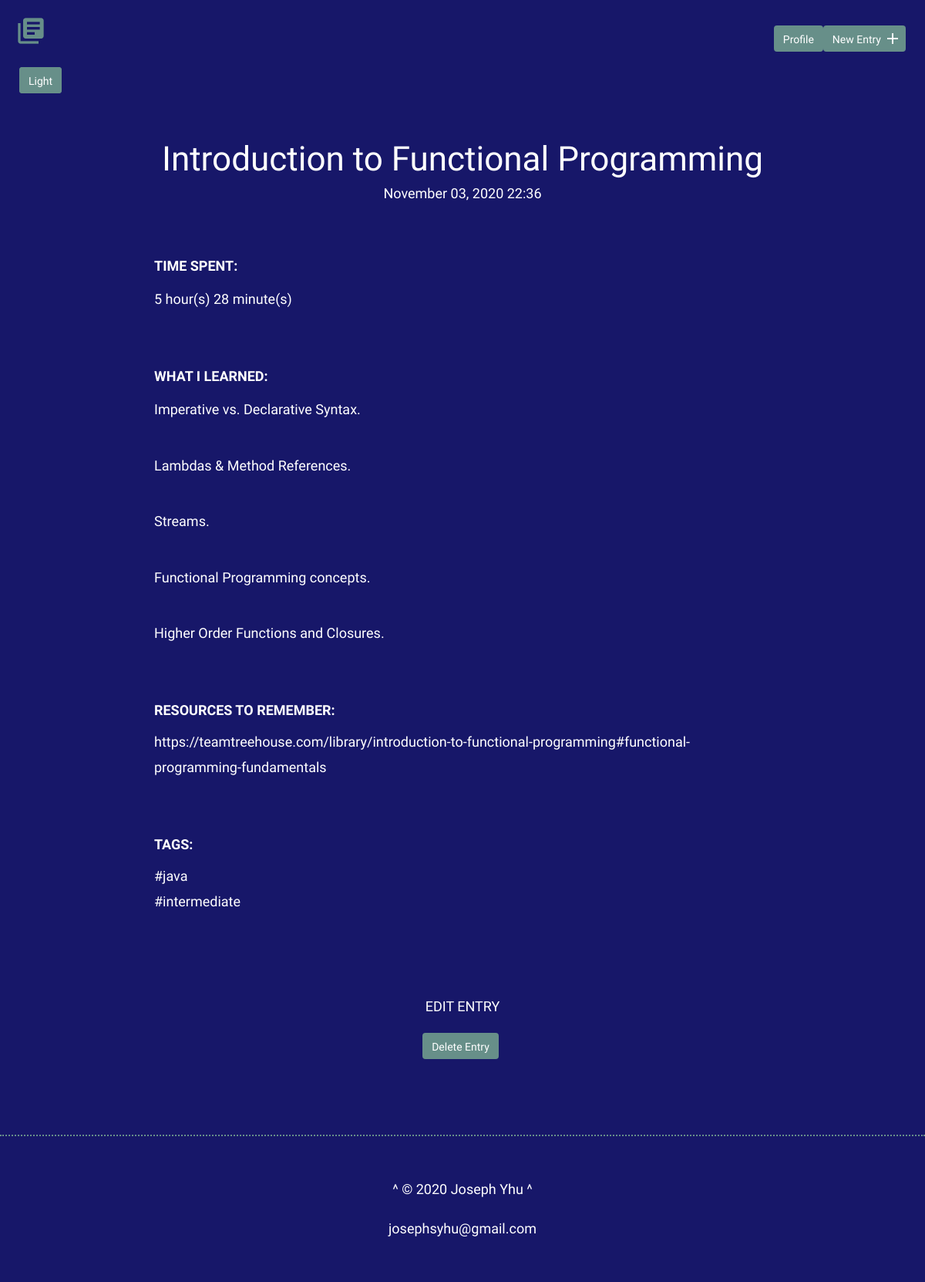
Page /detail.php?id=38 on the earlier database version.
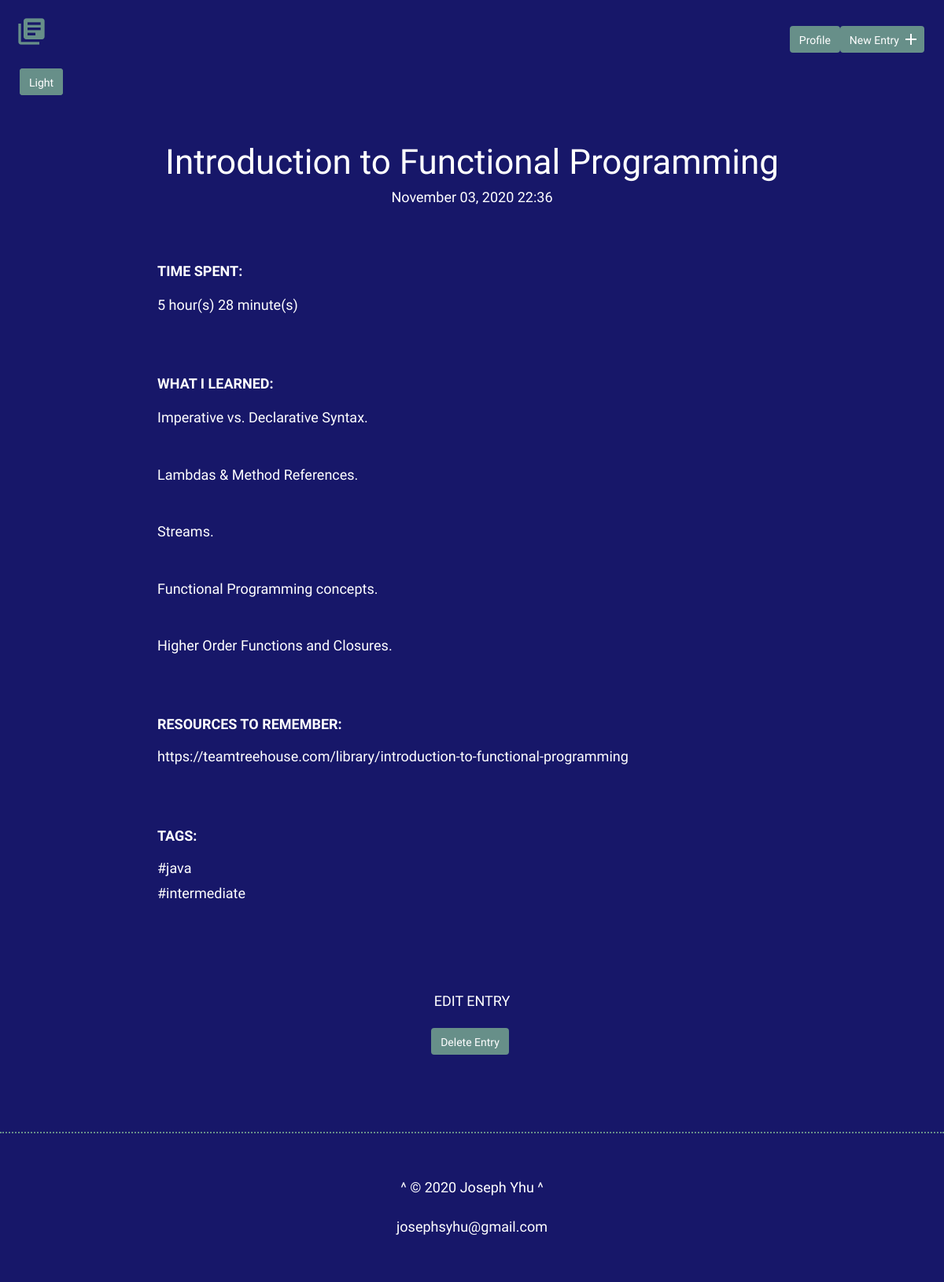
Same page on the later database version.
### tables this page shows
CREATE TABLE "entries" (
	"id"	INTEGER NOT NULL PRIMARY KEY AUTOINCREMENT,
	"title"	TEXT NOT NULL,
	"date"	TEXT NOT NULL,
	"time"	TEXT NOT NULL,
	"time_spent_h"	INTEGER NOT NULL,
	"time_spent_m"	INTEGER NOT NULL,
	"learned"	BLOB NOT NULL,
	"resources"	BLOB
);

### inc/functions.php (called while the page is built, shortened)
<?php
function get_tags($entry_id) {
    include 'connection.php';
    $sql = 'SELECT tag FROM tags ';
    $sql .= 'JOIN entry_tag ON tags.id = entry_tag.tag_id ';
    $sql .= 'JOIN entries ON entry_tag.entry_id = entries.id ';
    $sql .= 'WHERE entries.id = :entry_id';
    try {
        $results = $db->prepare($sql);
        $results->bindValue('entry_id', $entry_id, PDO::PARAM_INT);
        $results->execute();
    } catch (Exception $e) {
        echo "Error: " . $e->getMessage() . "<br>";
        return array();
    }
    return $results->fetchAll(PDO::FETCH_COLUMN, 0);
}
function get_entry($entry_id) {
    include 'connection.php';
    $sql = "SELECT * FROM entries WHERE id = :id";
    try {
        $results = $db->prepare($sql);
        $results->bindValue('id', $entry_id, PDO::PARAM_INT);
        $results->execute();
    } catch (Exception $e) {
        echo "Error: " . $e->getMessage() . "<br>";
        return false;
    }
    return $results->fetch();
}

### detail.php (the view, shortened to what this page needs)
<?php
require 'inc/functions.php';
$id = filter_input(INPUT_GET, 'id', FILTER_SANITIZE_NUMBER_INT);
$item = get_entry($id);
include 'inc/header.php';
?>
    <section>
      <div class="container">
        <a href="detail_l.php?id=<?php echo $id; ?>" class="button">Light</a>
        <div class="entry-list single">
          <article>
            <h1><?php echo $item['title']; ?></h1>
            <time datetime="<?php $item['date'] . " " . $item['time']; ?>"><?php echo date('F d, Y H:i', strtotime($item['date'] . " " . $item['time'])); ?></time>
            <div class='entry'>
              <h3>Time Spent: </h3>
              <p><?php echo $item['time_spent_h'] . " hour(s) " . $item['time_spent_m'] . " minute(s)"; ?></p>
            </div>
            <div class='entry'>
              <h3>What I Learned:</h3>
              <?php foreach (explode("\n", $item['learned']) as $learned) {
                  echo "<p>" . $learned . "</p>";
              }
              ?>
            </div>
            <div class='entry'>
              <h3>Resources to Remember:</h3>
              <?php
              if (isset($item['resources'])) {
                  echo "<ul>";
                  foreach (explode(',', $item['resources']) as $resource) {
                      if (stripos(trim($resource), 'http://') === 0 or stripos(trim($resource), 'https://') === 0) {
                          echo "<li><a href='" . strtolower(trim($resource)) . "' target='_blank'>" . strtolower(trim($resource)) . "</a></li>";
                      } else {
                          echo "<li>" . trim($resource) . "</li>";
                      }
                  }
                  echo "</ul>";
              }
              ?>
            </div>
            <div class='entry'>
              <h3>Tags:</h3>
              <?php
              $tags = get_tags($id);
              echo "<ul>";
              foreach ($tags as $tag) {
                  echo "<li><a href='tags.php?tag=" . $tag . "'>#" . $tag . "</a></li>";
              }
              echo "</ul>";
              ?>
            </div>
          </article>
        </div>
      </div>
      <div class="edit">
        <p><a href="edit.php?id=<?php echo $id; ?>">Edit Entry</a></p>
        <p><input type="submit" class="button" value="Delete Entry" onclick="confirmDelete()"></p>
      </div>
    </section>
<?php include 'inc/footer.php'; ?>

### inc/header.php (shortened to what this page needs)
<!DOCTYPE html>
<html>
  <head>
    <link rel="stylesheet" href="css/normalize.css">
    <link rel="stylesheet" href="css/site.css">
  </head>
  <body>
    <header>
      <div class="container">
        <div class="site-header">
          <a class="logo" href="index.php" title="Home"><i class="material-icons">library_books</i></a>
          <a class="button icon-right" href="new.php"><span>New Entry</span> <i class="material-icons">add</i></a>
          <a class="button" href="profile.php">Profile</a>
        </div>
      </div>
    </header>

### inc/footer.php
    <footer>
      <div>
        <p><a href="#">^</a>
        &copy; <?php echo date("Y"); ?> <a href="https://teamtreehouse.com/josephyhu" target="_blank">Joseph Yhu</a>
        <a href="#">^</a></p>
        <p><a href="mailto:josephsyhu@gmail.com" target="_blank">josephsyhu@gmail.com</a></p>
      </div>
    </footer>
  </body>
</html>

### css/site.css (style rules this page uses)
body { font-size: 16px; font-family: 'Cousine', serif; font-weight: 400; color: #fff; background-color: #171769; }
.container { margin: 0 auto; padding: 0 25px; }
header .site-header { margin: 0 auto; height: 95px; }
header .logo i { color: #678f89; margin: 20px 0 0 -5px; float: left; font-size: 40px; }
header .button { float: right; margin: 33px 0 0 0; }
footer { text-align: center; padding: 35px 0; border-top: 2px dotted #678f89; }
a { text-decoration: none; color: #fff; }
.button { padding: 8px 10px 6px 10px; background: #678f89; border: 2px solid #678f89; border-radius: 4px; text-decoration: none; color: #fff; position: relative; text-align: center; font-size: 14px; }
.button.icon-right { padding-right: 30px; }
.button.icon-right i { position: absolute; top: 3px; right: 3px; }
h1, h2, h3 { margin: 0; font-weight: 400; line-height: 1em; color: #fff; }
h1 { font-size: 44px; margin-bottom: 12px; text-align: center; }
h3 { font-size: 18px; font-family: 'Work Sans', serif; font-weight: 600; text-transform: uppercase; }
p { line-height: 1.8em; font-size: 18px; }
p a { padding: 0; }
ul { padding: 0; }
ul li { line-height: 1.8em; font-size: 18px; list-style-type: none; }
ul li a { line-height: 1.8em; }
.entry-list, .edit-entry, .new-entry { max-width: 800px; margin: 0 auto; padding: 70px 0 150px 0; }
.entry-list article { margin-bottom: 70px; text-align: center; }
.entry-list article:last-child { margin-bottom: 0; }
.entry-list.single { padding-bottom: 70px; }
.entry-list.single time { font-size: 18px; }
.entry { max-width: 800px; margin: 75px auto 0 auto; text-align: left; }
.entry p { margin-bottom: 40px; }
.edit { padding-bottom: 80px; text-align: center; margin: 0 auto; }
.edit a { font-weight: 400; text-transform: uppercase; font-size: 18px; }
input[type=submit] { margin-right: 5px; }

Differences in the rows shown:
changed entries "Introduction to Functional Programming": resources "https://teamtreehouse.com/library/introduction-to-functional-programming#functional-programming-fundamentals" → "https://teamtreehouse.com/library/introduction-to-functional-programming"
